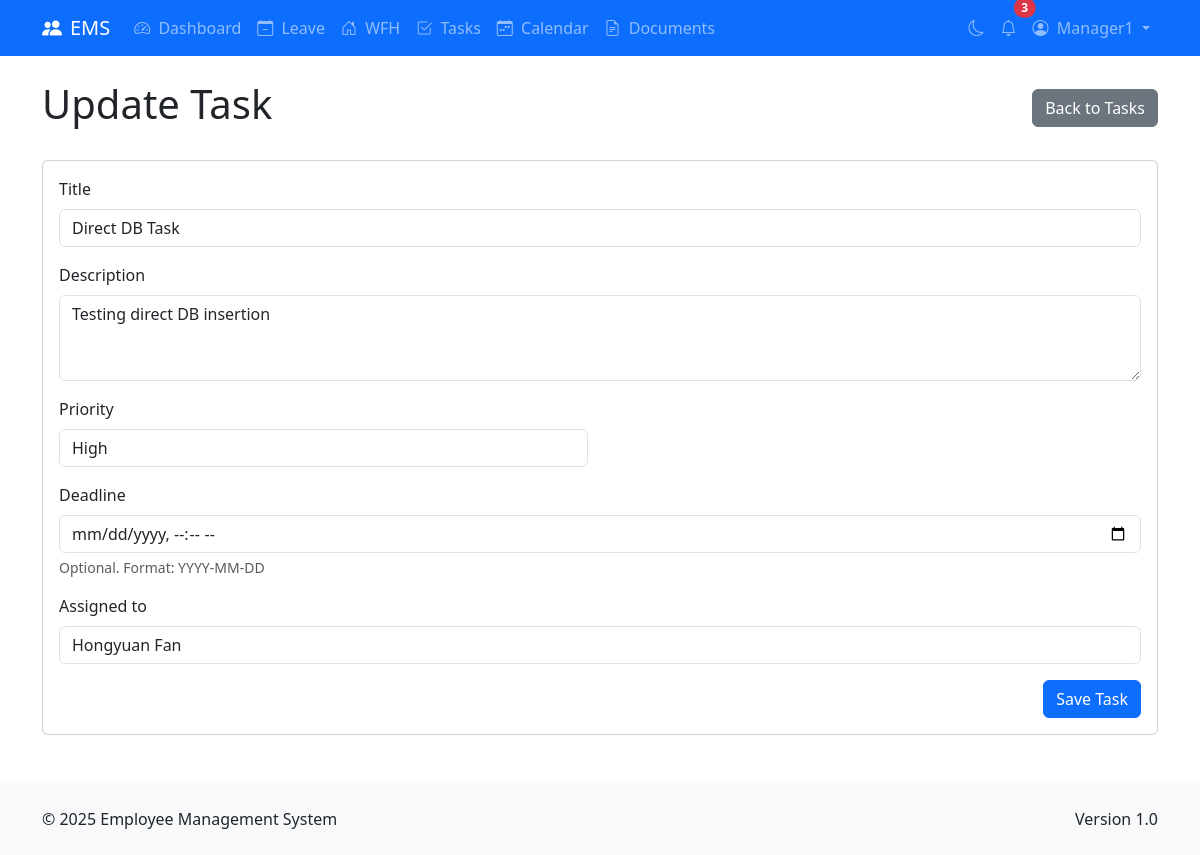
Screenshot of /tasks/1/update/ (signed in) with the database file from the repository.
### accounts/models.py (models this page shows, shortened)
class CustomUser(AbstractUser):
    EMPLOYEE = 'employee'
    MANAGER = 'manager'
    HR = 'hr'
    ADMIN = 'admin'
    USER_TYPES = [
        (EMPLOYEE, 'Employee'),
        (MANAGER, 'Manager'),
        (HR, 'HR'),
        (ADMIN, 'Admin'),
    ]
    IT = 'it'
    HR_DEPT = 'hr'
    FINANCE = 'finance'
    MARKETING = 'marketing'
    SALES = 'sales'
    OPERATIONS = 'operations'
    CUSTOMER_SERVICE = 'customer_service'
    RESEARCH = 'research'
    DEPARTMENTS = [
        (IT, 'Information Technology'),
        (HR_DEPT, 'Human Resources'),
        (FINANCE, 'Finance'),
        (MARKETING, 'Marketing'),
        (SALES, 'Sales'),
        (OPERATIONS, 'Operations'),
        (CUSTOMER_SERVICE, 'Customer Service'),
        (RESEARCH, 'Research & Development'),
    ]
    user_type = models.CharField(max_length=20, choices=USER_TYPES, default=EMPLOYEE)
    department = models.CharField(max_length=20, choices=DEPARTMENTS, null=True, blank=True)
    phone_number = models.CharField(max_length=20, blank=True)
    address = models.TextField(blank=True)
    emergency_contact = models.CharField(max_length=100, blank=True)
    date_of_birth = models.DateField(null=True, blank=True)
    hire_date = models.DateField(null=True, blank=True)
    profile_picture = models.ImageField(upload_to=profile_picture_upload_path, null=True, blank=True)
    manager = models.ForeignKey(
        'self',
        on_delete=models.SET_NULL,
        null=True,
        blank=True,
        related_name='managed_employees'
    )
    def __str__(self):
        return self.get_full_name() or self.username

### task_management/models.py (models this page shows, shortened)
class Task(models.Model):
    LOW = 'low'
    MEDIUM = 'medium'
    HIGH = 'high'
    PRIORITY_CHOICES = [
        (LOW, 'Low'),
        (MEDIUM, 'Medium'),
        (HIGH, 'High'),
    ]
    NOT_STARTED = 'not_started'
    IN_PROGRESS = 'in_progress'
    COMPLETED = 'completed'
    CANCELLED = 'cancelled'
    STATUS_CHOICES = [
        (NOT_STARTED, 'Not Started'),
        (IN_PROGRESS, 'In Progress'),
        (COMPLETED, 'Completed'),
        (CANCELLED, 'Cancelled'),
    ]
    title = models.CharField(max_length=255)
    description = models.TextField(blank=True)
    created_by = models.ForeignKey(
        settings.AUTH_USER_MODEL,
        on_delete=models.CASCADE,
        related_name='created_tasks'
    )
    assigned_to = models.ForeignKey(
        settings.AUTH_USER_MODEL,
        on_delete=models.CASCADE,
        related_name='assigned_tasks'
    )
    priority = models.CharField(max_length=10, choices=PRIORITY_CHOICES, default=MEDIUM)
    status = models.CharField(max_length=20, choices=STATUS_CHOICES, default=NOT_STARTED)
    deadline = models.DateTimeField(null=True, blank=True)
    is_personal = models.BooleanField(default=False)
    created_at = models.DateTimeField(auto_now_add=True)
    completed_at = models.DateTimeField(null=True, blank=True)
    class Meta:
        ordering = ['-created_at']

### task_management/views.py (the view)
# urls.py: path('<int:pk>/update/', views.task_update, name='task_update'),
@login_required
def task_update(request, pk):
    task = get_object_or_404(Task, pk=pk)
    if request.user != task.created_by:
        messages.error(request, 'You do not have permission to update this task.')
        return redirect('task_list')
    if request.method == 'POST':
        form = TaskForm(request.POST, instance=task)
        if form.is_valid():
            task = form.save()
            messages.success(request, 'Task updated successfully!')
            return redirect('task_detail', pk=task.pk)
    else:
        form = TaskForm(instance=task)
    return render(request, 'task_management/task_form.html', {
        'form': form,
        'title': 'Update Task',
        'task': task
    })

### task_management/forms.py (shortened to what this page needs)
class TaskForm(forms.ModelForm):
    class Meta:
        model = Task
        fields = ['title', 'description', 'assigned_to', 'priority', 'deadline', 'is_personal']
        widgets = {
            'title': forms.TextInput(attrs={'class': 'form-control'}),
            'description': forms.Textarea(attrs={'rows': 3, 'class': 'form-control'}),
            'assigned_to': forms.Select(attrs={'class': 'form-control'}),
            'priority': forms.Select(attrs={'class': 'form-control'}),
            'deadline': forms.DateTimeInput(attrs={'type': 'datetime-local', 'class': 'form-control'}),
            'is_personal': forms.CheckboxInput(attrs={'class': 'form-check-input'}),
        }

### task_management/templates/task_management/task_form.html (shortened to what this page needs)
{% extends 'base.html' %}
{% block content %}
<div class="container mt-4">
    <div class="d-flex justify-content-between align-items-center mb-4">
        <h1>{{ title }}</h1>
        <div>
            <a href="{% url 'task_list' %}" class="btn btn-secondary">Back to Tasks</a>
        </div>
    </div>
    <div class="card">
        <div class="card-body">
            <form method="post" novalidate>
                <div class="mb-3">
                    <label for="{{ form.title.id_for_label }}" class="form-label">{{ form.title.label }}</label>
                    {{ form.title }}
                </div>
                <div class="mb-3">
                    <label for="{{ form.description.id_for_label }}" class="form-label">{{ form.description.label }}</label>
                    {{ form.description }}
                </div>
                <div class="row">
                    <div class="col-md-6 mb-3">
                        <label for="{{ form.priority.id_for_label }}" class="form-label">{{ form.priority.label }}</label>
                        {{ form.priority }}
                    </div>
                    <div class="col-md-6 mb-3">
                    </div>
                </div>
                <div class="mb-3">
                    <label for="{{ form.deadline.id_for_label }}" class="form-label">{{ form.deadline.label }}</label>
                    {{ form.deadline }}
                    <div class="form-text">Optional. Format: YYYY-MM-DD</div>
                </div>
                {% if form.assigned_to %}
                <div class="mb-3">
                    <label for="{{ form.assigned_to.id_for_label }}" class="form-label">{{ form.assigned_to.label }}</label>
                    {{ form.assigned_to }}
                </div>
                {% endif %}
                <div class="d-grid gap-2 d-md-flex justify-content-md-end">
                    <button type="submit" class="btn btn-primary">Save Task</button>
                </div>
            </form>
        </div>
    </div>
</div>
{% endblock %}

### templates/base.html (shortened to what this page needs)
<!DOCTYPE html>
<html lang="en">
<head>
    <link href="https://cdn.jsdelivr.net/npm/bootstrap@5.3.0/dist/css/bootstrap.min.css" rel="stylesheet">
    <link rel="stylesheet" href="https://cdn.jsdelivr.net/npm/bootstrap-icons@1.10.0/font/bootstrap-icons.css">
</head>
<body>
    {% if user.is_authenticated %}
    <nav class="navbar navbar-expand-lg navbar-dark bg-primary">
        <div class="container">
            <a class="navbar-brand" href="{% url 'dashboard' %}">
                <i class="bi bi-people-fill me-2"></i>EMS
            </a>
            <div class="collapse navbar-collapse" id="navbarNav">
                <ul class="navbar-nav me-auto">
                    <li class="nav-item">
                        <a class="nav-link" href="{% url 'dashboard' %}">
                            <i class="bi bi-speedometer2 me-1"></i> Dashboard
                        </a>
                    </li>
                    <li class="nav-item">
                        <a class="nav-link" href="{% url 'leave_request_list' %}">
                            <i class="bi bi-calendar-minus me-1"></i> Leave
                        </a>
                    </li>
                    <li class="nav-item">
                        <a class="nav-link" href="{% url 'wfh_request_list' %}">
                            <i class="bi bi-house-door me-1"></i> WFH
                        </a>
                    </li>
                    <li class="nav-item">
                        <a class="nav-link" href="{% url 'task_list' %}">
                            <i class="bi bi-check2-square me-1"></i> Tasks
                        </a>
                    </li>
                    <li class="nav-item">
                        <a class="nav-link" href="{% url 'calendar_view' %}">
                            <i class="bi bi-calendar-week me-1"></i> Calendar
                        </a>
                    </li>
                    <li class="nav-item">
                        <a class="nav-link" href="{% url 'document_list' %}">
                            <i class="bi bi-file-earmark-text me-1"></i> Documents
                        </a>
                    </li>
                </ul>
                <ul class="navbar-nav">
                    <li class="nav-item">
                        <a class="nav-link" href="#" id="dark-mode-toggle">
                            <i class="bi bi-moon" id="dark-mode-icon"></i>
                        </a>
                    </li>
                    <li class="nav-item">
                        <a class="nav-link position-relative" href="#">
                            <i class="bi bi-bell"></i>
                            <span class="position-absolute top-0 start-100 translate-middle badge rounded-pill bg-danger notification-badge" id="notification-badge">
                                3
                            </span>
                        </a>
                    </li>
                    <li class="nav-item dropdown">
                        <a class="nav-link dropdown-toggle" href="#" id="navbarDropdown" role="button" data-bs-toggle="dropdown" aria-expanded="false">
                            {% if user.profile_picture %}
                                <img src="{{ user.profile_picture.url }}" alt="Profile" class="rounded-circle me-1" style="width: 24px; height: 24px; object-fit: cover;">
                            {% else %}
                                <i class="bi bi-person-circle me-1"></i>
                            {% endif %}
                            {{ user.get_full_name|default:user.username }}
                        </a>
                    </li>
                </ul>
            </div>
        </div>
    </nav>
    {% endif %}
    {% block content %}{% endblock %}
    <footer class="bg-light py-4 mt-5">
        <div class="container">
            <div class="row">
                <div class="col-md-6">
                    <p class="mb-0">&copy; 2025 Employee Management System</p>
                </div>
                <div class="col-md-6 text-md-end">
                    <p class="mb-0">Version 1.0</p>
                </div>
            </div>
        </div>
    </footer>
</body>
</html>

### rows the page displays
CustomUser: get_full_name "Manager1"
Task: title "Direct DB Task", description "Testing direct DB insertion", priority "High", assigned_to "Hongyuan Fan"

### other values shown
{{ title }} "Update Task"
